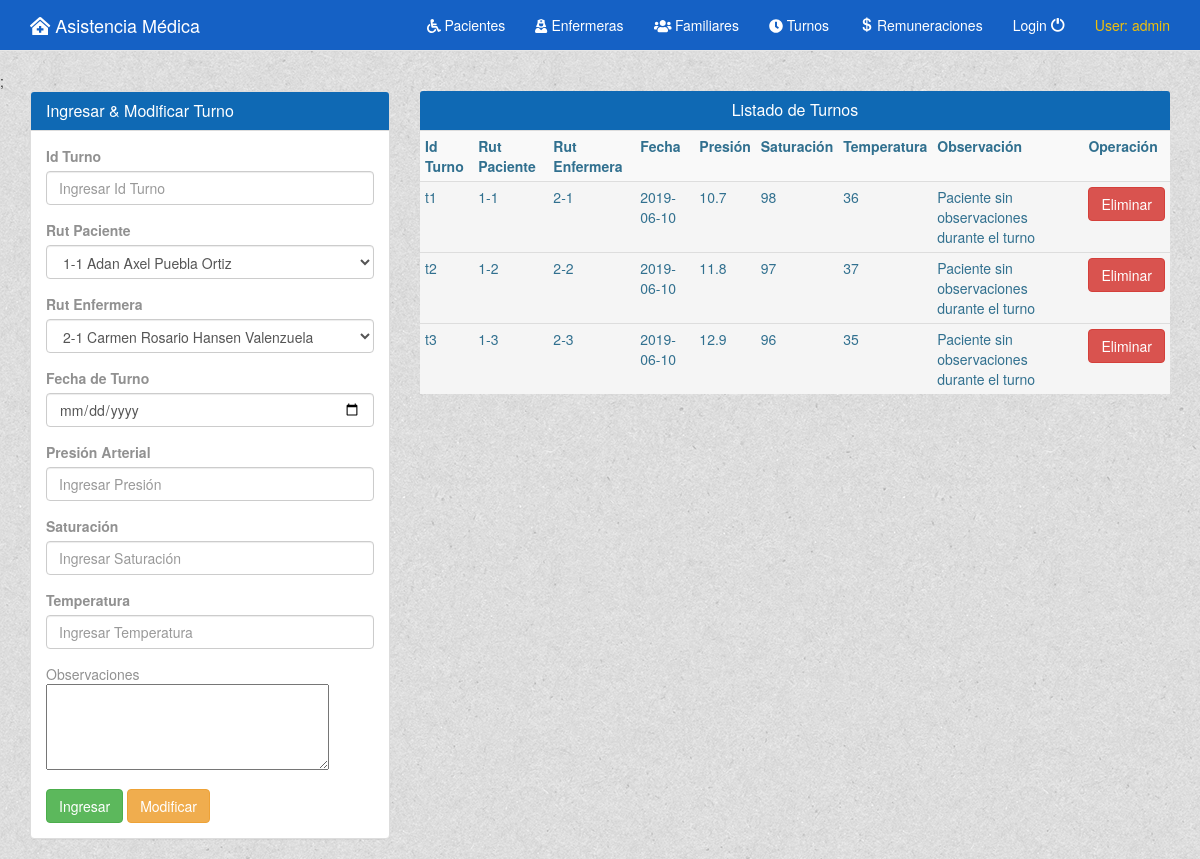
/Vision/GuiTurno.php (signed in), run on the app's committed database.
### tables this page shows
CREATE TABLE turno(
    idturno VARCHAR(10) PRIMARY KEY NOT NULL,
    rutpaciente VARCHAR(10),
    rutenfermera VARCHAR(10),
    fechaturno DATE,
    presion DOUBLE,
    saturacion DOUBLE,
    temperatura DOUBLE,
    observacion VARCHAR(200),
    CONSTRAINT fkrutEnf FOREIGN KEY(rutenfermera) REFERENCES enfermera(rut) ON DELETE CASCADE ON UPDATE CASCADE,
    CONSTRAINT fkrutPac FOREIGN KEY(rutpaciente) REFERENCES paciente(rut) ON DELETE CASCADE ON UPDATE CASCADE
);

### Modelo/Paciente.php (called while the page is built, shortened)
<?php
require_once("../Datos/Conexion.php");
class Paciente
{
    public function listarPaciente()
    {
        $conex = new Conexion();
        $conex->abrirConexionURL();
        $sql = "SELECT * FROM PACIENTE";
        $result = $conex->ejecutarTransaccion($sql);
        return $result;
    }
}

### Datos/Conexion.php (called while the page is built, shortened)
<?php
class Conexion
{
    private $usuario = "root";
    private $clave = "2020";
    private $host = "127.0.0.1";
    private $bdatos = "bdasistencia";
    public function abrirConexionURL()
    {
        $this->conex = mysqli_connect($this->host, $this->usuario, $this->clave, $this->bdatos) or die("Error de URL");
        return $this->conex;
    }
    public function ejecutarTransaccion($sql)
    {
        $conex = $this->abrirConexionURL();
        $result = mysqli_query($conex, $sql);
        return $result;
    }
}

### Modelo/Enfermera.php (called while the page is built, shortened)
<?php
require_once("../Datos/Conexion.php");
class Enfermera
{
    public function listarEnfermera()
    {
        $conex = new Conexion();
        $conex->abrirConexionURL();
        $sql = "SELECT * FROM ENFERMERA";
        $result = $conex->ejecutarTransaccion($sql);
        return $result;
    }
}

### Modelo/Turno.php (called while the page is built, shortened)
<?php
require_once("../Datos/Conexion.php");
class Turno {
    public function listarTurno()
    {
        $conex = new Conexion();
        $conex->abrirConexionURL();
        $sql = "SELECT * FROM TURNO";
        $result = $conex->ejecutarTransaccion($sql);
        return $result;
    }
}

### Vision/GuiTurno.php (the view, shortened to what this page needs)
<!DOCTYPE html>
<html lang="es">
<head>
    <link href="../Bootstrap/css/bootstrap.min.css" rel="stylesheet" />
    <link rel="stylesheet" href="../Bootstrap/css/estilos.css">
</head>
<body>
    <?php include('Barra.php'); ?>;
    <div class="container">
        <div class="row">
            <div class="col-md-4">
                <div class="row">
                    <div class="col-md-12">
                        <div class="panel panel-default">
                            <div class="panel-heading">
                                <h3 class="panel-title">
                                    Ingresar & Modificar Turno
                                </h3>
                            </div>
                            <div class="panel-body">
                                <form id="tab" action="../Control/TTurno.php" method="post">
                                    <div class="form-group">
                                        <label for="idturno">Id Turno</label>
                                        <input type="text" class="form-control" id="idturno" name="idturno" placeholder="Ingresar Id Turno" required>
                                    </div>
                                    <div class="form-group">
                                        <label for="rutpaciente">Rut Paciente</label>
                                        <select class="form-control" name="rutpaciente">
                                            <?php
                                            require_once('../Modelo/Paciente.php');
                                            $objClie = new Paciente();
                                            $datos = $objClie->listarPaciente();
                                            while ($reg = mysqli_fetch_row($datos)) {
                                                echo "<option value='" . $reg[0] . "'>" . $reg[0] . " " . $reg[1] . " " . $reg[2] . "</option>";
                                            }
                                            ?>
                                        </select>
                                    </div>
                                    <div class="form-group">
                                        <label for="rutenfermera">Rut Enfermera</label>
                                        <select class="form-control" name="rutenfermera">
                                            <?php
                                            require_once('../Modelo/Enfermera.php');
                                            $objClie = new Enfermera();
                                            $datos = $objClie->listarEnfermera();
                                            while ($reg = mysqli_fetch_row($datos)) {
                                                echo "<option value='" . $reg[0] . "'>" . $reg[0] . " " . $reg[1] . " " . $reg[2] . "</option>";
                                            }
                                            ?>
                                        </select>
                                    </div>
                                    <div class="form-group">
                                        <label for="fechaturno">Fecha de Turno</label>
                                        <input type="date" class="form-control" id="fechaturno" name="fechaturno" required>
                                    </div>
                                    <div class="form-group">
                                        <label for="presion">Presión Arterial</label>
                                        <input type="number" class="form-control" id="presion" name="presion" placeholder="Ingresar Presión" min="1" step="0.01" required>
                                    </div>
                                    <div class="form-group">
                                        <label for="saturacion">Saturación</label>
                                        <input type="number" class="form-control" id="saturacion" name="saturacion" placeholder="Ingresar Saturación" min="1" step="0.01" required>
                                    </div>
                                    <div class="form-group">
                                        <label for="temperatura">Temperatura</label>
                                        <input type="number" class="form-control" id="temperatura" name="temperatura" placeholder="Ingresar Temperatura" min="1" step="0.01" required>
                                    </div>
                                    <div class="form-group">
                                        Observaciones
                                        <textarea name="observacion" id="observacion" cols="35" rows="4" required></textarea>
                                    </div>
                                    <button type="submit" class="btn btn-success" name="OK" value="Ingresar">Ingresar</button>
                                    <button type="submit" class="btn btn-warning" name="OK1" value="Modificar">Modificar</button>
                                </form>
                            </div>
                        </div>
                    </div>
                </div>
            </div>
            <div class="col-md-8">
                <div class="row">
                    <div class="col-md-12">
                        <div class="panel-heading text-center">
                            <h3 class="panel-title">
                                Listado de Turnos
                            </h3>
                        </div>
                        <form id="tab" action="../Control/TTurno.php" method="post">
                            <table class="table table-striped text-info table-condensed">
                                <tr>
                                    <th>Id Turno</th>
                                    <th>Rut Paciente</th>
                                    <th>Rut Enfermera</th>
                                    <th>Fecha</th>
                                    <th>Presión</th>
                                    <th>Saturación</th>
                                    <th>Temperatura</th>
                                    <th>Observación</th>
                                    <th>Operación</th>
                                </tr>
                                <?php
                                require_once('../Modelo/Turno.php');
                                $objCat = new Turno();
                                $datos = $objCat->listarTurno();
                                while ($reg = mysqli_fetch_row($datos)) {
                                    echo "<tr class='active'>";
                                    echo "<td>" . $reg[0] . "</td>";
                                    echo "<td>" . $reg[1] . "</td>";
                                    echo "<td>" . $reg[2] . "</td>";
                                    echo "<td>" . $reg[3] . "</td>";
                                    echo "<td>" . $reg[4] . "</td>";
                                    echo "<td>" . $reg[5] . "</td>";
                                    echo "<td>" . $reg[6] . "</td>";
                                    echo "<td>" . $reg[7] . "</td>";
                                    echo "<td>";
                                    echo "<form id='tab' action='../Control/TTurno.php' method='post'>" .
                                        "<input type='hidden' id='idturno' name='idturno' value=" . $reg[0] . ">
                                     <button type='submit' class='btn btn-danger' name='OK2' value='Eliminar'>Eliminar</button>";
                                    echo "</form >";
                                    echo "</td>";
                                    echo "</tr>";
                                }
                                ?>
                            </table>
                        </form>
                    </div>
                </div>
            </div>
        </div>
</body>
</html>

### data on the page
turno: idturno "t1", rutpaciente "1-1", rutenfermera "2-1", fechaturno "2019-06-10", presion "10.7", saturacion "98", temperatura "36", observacion "Paciente sin observaciones durante el turno"
turno: idturno "t2", rutpaciente "1-2", rutenfermera "2-2", fechaturno "2019-06-10", presion "11.8", saturacion "97", temperatura "37", observacion "Paciente sin observaciones durante el turno"
turno: idturno "t3", rutpaciente "1-3", rutenfermera "2-3", fechaturno "2019-06-10", presion "12.9", saturacion "96", temperatura "35", observacion "Paciente sin observaciones durante el turno"

### other printed values
$nombre "admin"
form field rutpaciente "1-1 Adan Axel Puebla Ortiz"
form field rutenfermera "2-1 Carmen Rosario Hansen Valenzuela"
